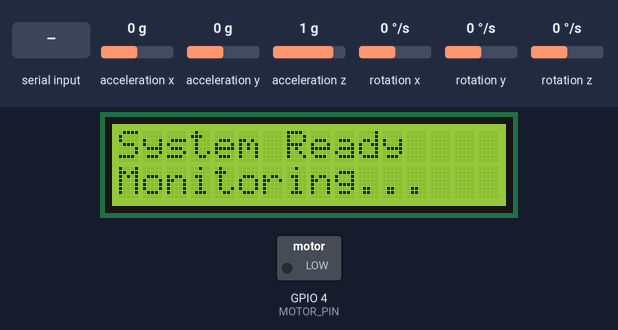
The sketch below on a simulated ESP32. Parts: 16×2 character LCD, switched loads named in the sketch (green lamp = pin HIGH). Inputs (shaded band) come from the test bench; at power-on: acceleration x 0 g, acceleration y 0 g, acceleration z 1 g, rotation x 0 °/s, rotation y 0 °/s, rotation z 0 °/s. What the sketch prints to the serial monitor is not drawn.

Above: at 1.2 s.
1.3 s: "1" received over Serial
At 2.3 s:
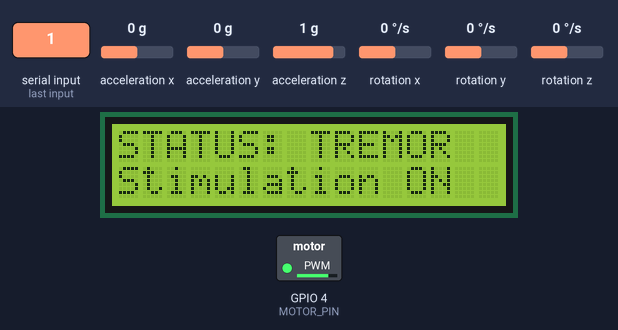
2.8 s: "0" received over Serial
At 3.7 s:
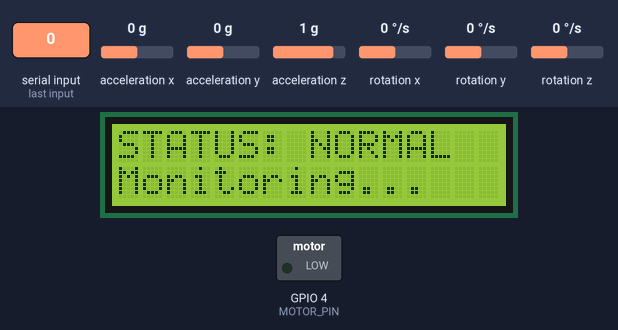
Timing chart, 0 to 5.8 s (numbered marks = the images above; inputs shaded):
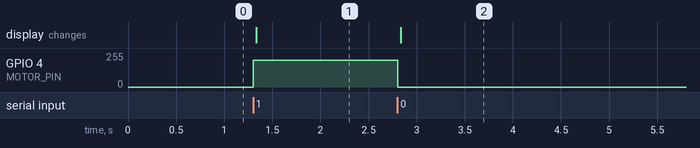

Measured:
- after the input at 1.3 s, GPIO 4 (MOTOR_PIN): 0/255 → 199/255 at once; the display: changes at once (image 1)
- after the input at 2.8 s, GPIO 4 (MOTOR_PIN): 199/255 → 0/255 at once; the display: changes at once (image 2)

The sketch:

sketch_apr14a.ino
```cpp
#include <Wire.h>
#include <MPU6050.h>
#include <LiquidCrystal_I2C.h>
#include <esp_arduino_version.h>

MPU6050 mpu;
LiquidCrystal_I2C lcd(0x27, 16, 2);
bool lcdPresent = false; // Auto-detected at startup

// Pin Definitions
#define MOTOR_PIN 4  // ULN2003 IN1 connected to GPIO 4

// Sampling Rate Setup (100 Hz = 10ms period)
unsigned long lastSampleTime = 0;
const unsigned long SAMPLE_INTERVAL_MS = 10;

// Motor PWM Parameters (150-200 Hz sensory vibration)
const int PWM_FREQ = 175;        // 175 Hz sensory stimulation frequency
const int PWM_CHANNEL = 0;       // Used for ESP32 Core v2.x
const int PWM_RESOLUTION = 8;    // 0-255 duty cycle
const int MOTOR_INTENSITY = 200; // ~78% duty cycle for ERM motor

bool tremorActive = false;

// Universal PWM Write Helper (compatible with ESP32 Core v2.x and v3.x+)
void setMotorPWM(int duty) {
#if defined(ESP_ARDUINO_VERSION_MAJOR) && ESP_ARDUINO_VERSION_MAJOR >= 3
  ledcWrite(MOTOR_PIN, duty);
#else
  ledcWrite(PWM_CHANNEL, duty);
#endif
}

void setup() {
  Serial.begin(115200);
  Wire.begin(21, 22); // SDA = GPIO 21, SCL = GPIO 22

  // Auto-detect if LCD is physically connected at I2C address 0x27
  Wire.beginTransmission(0x27);
  if (Wire.endTransmission() == 0) {
    lcdPresent = true;
    lcd.init();
    lcd.backlight();
    lcd.setCursor(0, 0);
    lcd.print("System Ready");
    lcd.setCursor(0, 1);
    lcd.print("Monitoring...");
  } else {
    Serial.println("No I2C LCD detected. Running in Headless / Motor mode.");
  }

  mpu.initialize();
  if (!mpu.testConnection()) {
    if (lcdPresent) {
      lcd.setCursor(0, 0);
      lcd.print("MPU6050 Error!");
    }
    Serial.println("MPU6050 connection failed! Check wiring on GPIO 21 (SDA) and GPIO 22 (SCL).");
    while (1);
  }

  // Setup ESP32 PWM Peripheral for Motor (Version-agnostic)
#if defined(ESP_ARDUINO_VERSION_MAJOR) && ESP_ARDUINO_VERSION_MAJOR >= 3
  ledcAttach(MOTOR_PIN, PWM_FREQ, PWM_RESOLUTION);
#else
  ledcSetup(PWM_CHANNEL, PWM_FREQ, PWM_RESOLUTION);
  ledcAttachPin(MOTOR_PIN, PWM_CHANNEL);
#endif

  setMotorPWM(0); // Ensure motor is off initially
}

void loop() {
  unsigned long currentTime = millis();

  // 1. Precise 100 Hz Kinematic Sampling Loop
  if (currentTime - lastSampleTime >= SAMPLE_INTERVAL_MS) {
    lastSampleTime = currentTime;

    int16_t ax, ay, az, gx, gy, gz;
    mpu.getMotion6(&ax, &ay, &az, &gx, &gy, &gz);

    // Stream raw values over Serial: ax,ay,az,gx,gy,gz
    Serial.print(ax); Serial.print(",");
    Serial.print(ay); Serial.print(",");
    Serial.print(az); Serial.print(",");
    Serial.print(gx); Serial.print(",");
    Serial.print(gy); Serial.print(",");
    Serial.println(gz);
  }

  // 2. Non-Blocking Feedback Command Processing
  if (Serial.available() > 0) {
    char cmd = Serial.read();

    if (cmd == '1' && !tremorActive) {
      tremorActive = true;
      setMotorPWM(MOTOR_INTENSITY); // Turn ON Vibrotactile Motor

      if (lcdPresent) {
        lcd.clear();
        lcd.setCursor(0, 0);
        lcd.print("STATUS: TREMOR");
        lcd.setCursor(0, 1);
        lcd.print("Stimulation ON ");
      }
    }
    else if (cmd == '0' && tremorActive) {
      tremorActive = false;
      setMotorPWM(0); // Turn OFF Motor

      if (lcdPresent) {
        lcd.clear();
        lcd.setCursor(0, 0);
        lcd.print("STATUS: NORMAL");
        lcd.setCursor(0, 1);
        lcd.print("Monitoring...   ");
      }
    }
  }
}
```
